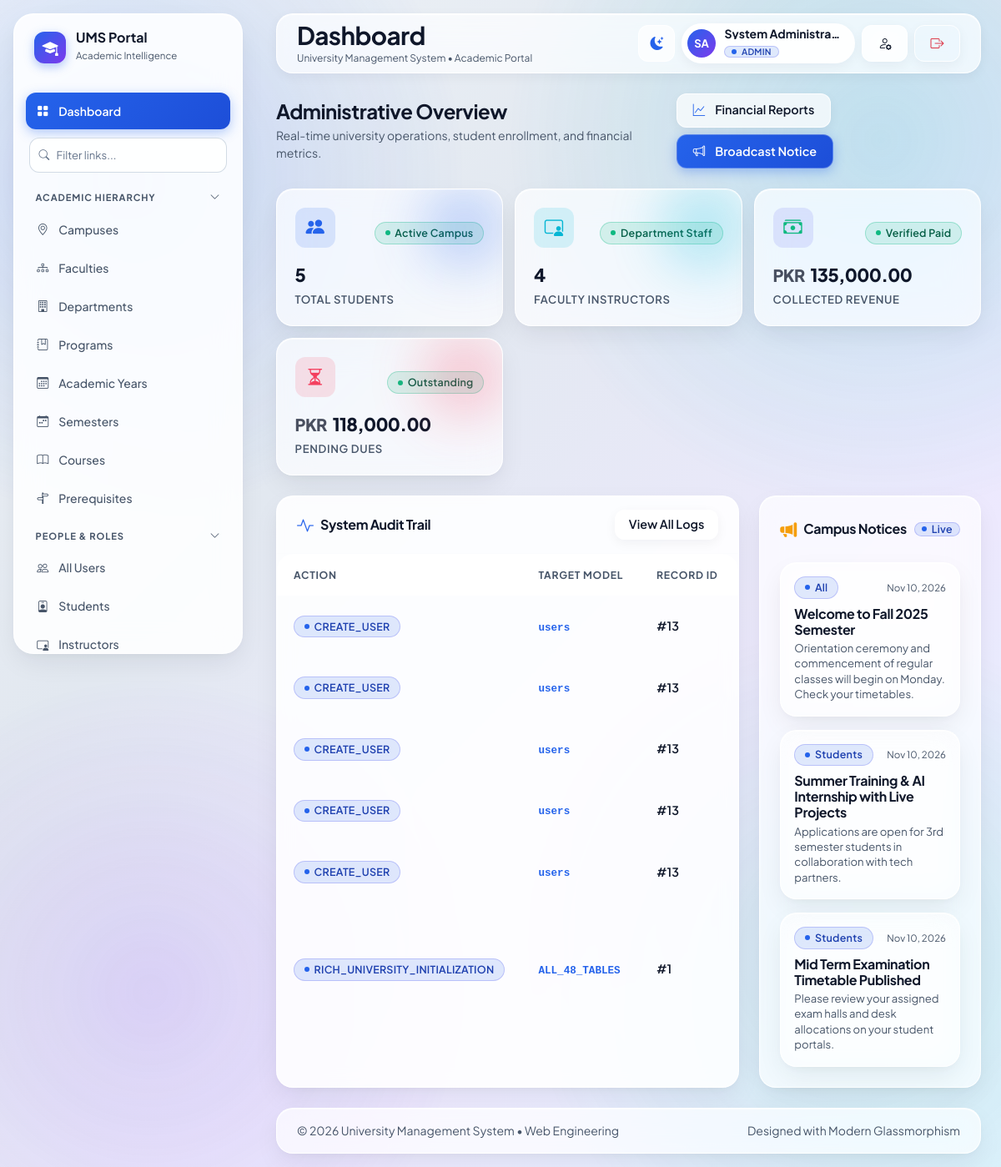
The app's page /dashboard (signed in) with its own data.
### app/models/auth.py (models this page shows, shortened)
class User(UserMixin, db.Model):
    __tablename__ = 'users'
    id = db.Column(db.Integer, primary_key=True)
    email = db.Column(db.String(120), unique=True, nullable=False, index=True)
    password_hash = db.Column(db.String(256), nullable=False)
    first_name = db.Column(db.String(64), nullable=False)
    last_name = db.Column(db.String(64), nullable=False)
    phone = db.Column(db.String(20), nullable=True)
    is_active = db.Column(db.Boolean, default=True, nullable=False)
    created_at = db.Column(db.DateTime, default=datetime.utcnow, nullable=False)
    updated_at = db.Column(db.DateTime, default=datetime.utcnow, onupdate=datetime.utcnow, nullable=False)
    roles = db.relationship('UserRole', back_populates='user', cascade='all, delete-orphan')
    student_profile = db.relationship('Student', back_populates='user', uselist=False, cascade='all, delete-orphan')
    instructor_profile = db.relationship('Instructor', back_populates='user', uselist=False, cascade='all, delete-orphan')
    staff_profile = db.relationship('Staff', back_populates='user', uselist=False, cascade='all, delete-orphan')
    announcements = db.relationship('Announcement', back_populates='author')
    notifications = db.relationship('Notification', back_populates='user', cascade='all, delete-orphan')
    audit_logs = db.relationship('AuditLog', back_populates='user')
    library_loans = db.relationship('LibraryLoan', back_populates='user')
    transport_assignments = db.relationship('TransportAssignment', back_populates='user')
    @property
    def full_name(self):
        return f"{self.first_name} {self.last_name}"
    def has_role(self, role_name):
        return any(ur.role.name.upper() == role_name.upper() for ur in self.roles if ur.role)
    def get_role_names(self):
        return [ur.role.name for ur in self.roles if ur.role]

class Role(db.Model):
    __tablename__ = 'roles'
    id = db.Column(db.Integer, primary_key=True)
    name = db.Column(db.String(50), unique=True, nullable=False, index=True)
    description = db.Column(db.String(255), nullable=True)
    users = db.relationship('UserRole', back_populates='role', cascade='all, delete-orphan')

### app/models/system.py (models this page shows, shortened)
class AuditLog(db.Model):
    __tablename__ = 'audit_logs'
    id = db.Column(db.Integer, primary_key=True)
    user_id = db.Column(db.Integer, db.ForeignKey('users.id', ondelete='SET NULL'), nullable=True, index=True)
    action = db.Column(db.String(100), nullable=False)  # CREATE_COURSE, DELETE_STUDENT, UPDATE_GRADE, etc.
    table_name = db.Column(db.String(50), nullable=False)
    record_id = db.Column(db.Integer, nullable=True)
    ip_address = db.Column(db.String(45), nullable=True)
    timestamp = db.Column(db.DateTime, default=datetime.utcnow, nullable=False)
    details = db.Column(db.Text, nullable=True)
    user = db.relationship('User', back_populates='audit_logs')

class Announcement(db.Model):
    __tablename__ = 'announcements'
    id = db.Column(db.Integer, primary_key=True)
    title = db.Column(db.String(150), nullable=False)
    content = db.Column(db.Text, nullable=False)
    target_audience = db.Column(db.String(50), default='All', nullable=False)  # All, Students, Instructors, Staff
    author_id = db.Column(db.Integer, db.ForeignKey('users.id', ondelete='SET NULL'), nullable=True, index=True)
    created_at = db.Column(db.DateTime, default=datetime.utcnow, nullable=False)
    is_published = db.Column(db.Boolean, default=True, nullable=False)
    author = db.relationship('User', back_populates='announcements')

### app/routes/dashboard.py (the view, shortened to what this page needs)
@dashboard_bp.route('/dashboard')
@login_required
def index():
    user_roles = [r.name.upper() for r in [ur.role for ur in current_user.roles if ur.role]]
    if 'ADMIN' in user_roles:
        total_students = db.session.query(func.count(Student.id)).scalar() or 0
        total_instructors = db.session.query(func.count(Instructor.id)).scalar() or 0
        total_departments = db.session.query(func.count(Department.id)).scalar() or 0
        total_courses = db.session.query(func.count(Course.id)).scalar() or 0
        total_revenue = db.session.query(func.sum(Payment.amount)).filter(Payment.status == 'Completed').scalar() or 0.00
        total_invoiced = db.session.query(func.sum(StudentInvoice.total_amount)).scalar() or 0.00
        pending_fees = max(0.00, float(total_invoiced) - float(total_revenue))
        recent_logs = AuditLog.query.order_by(AuditLog.timestamp.desc()).limit(8).all()
        recent_students = Student.query.order_by(Student.id.desc()).limit(5).all()
        announcements = Announcement.query.filter_by(is_published=True).order_by(Announcement.created_at.desc()).limit(5).all()
        return render_template(
            'dashboards/admin.html',
            total_students=total_students,
            total_instructors=total_instructors,
            total_departments=total_departments,
            total_courses=total_courses,
            total_revenue=float(total_revenue),
            pending_fees=float(pending_fees),
            recent_logs=recent_logs,
            recent_students=recent_students,
            announcements=announcements
        )

### app/templates/dashboards/admin.html (shortened to what this page needs)
{% extends "base.html" %}
{% import "macros/ui.html" as ui %}
{% block content %}
<div class="d-flex flex-column flex-sm-row justify-content-between align-items-sm-center gap-3 mb-4">
    <div>
        <h2 class="fs-4 fw-bold text-main mb-1">Administrative Overview</h2>
        <p class="text-muted small mb-0">Real-time university operations, student enrollment, and financial metrics.</p>
    </div>
    <div class="d-flex flex-wrap gap-2">
        <a href="{{ url_for('reports.fees_report') }}" class="btn btn-glass btn-sm" style="min-height: 40px; display: inline-flex; align-items: center;">
            <i class="bi bi-graph-up text-indigo me-1"></i> Financial Reports
        </a>
        <a href="{{ url_for('services_mgmt.create_announcement') }}" class="btn btn-primary btn-sm" style="min-height: 40px; display: inline-flex; align-items: center;">
            <i class="bi bi-megaphone me-1"></i> Broadcast Notice
        </a>
    </div>
</div>
<div class="kpi-grid mb-4">
    {{ ui.kpi_card(
        title="Total Students",
        value="{:,}".format(total_students or 0),
        icon="bi-people-fill",
        color="indigo",
        trend="Active Campus"
    ) }}
    {{ ui.kpi_card(
        title="Faculty Instructors",
        value="{:,}".format(total_instructors or 0),
        icon="bi-person-video3",
        color="teal",
        trend="Department Staff"
    ) }}
    {{ ui.kpi_card(
        title="Collected Revenue",
        value="{:,.2f}".format(total_revenue or 0),
        icon="bi-cash-stack",
        color="emerald",
        prefix="PKR ",
        trend="Verified Paid"
    ) }}
    {{ ui.kpi_card(
        title="Pending Dues",
        value="{:,.2f}".format(pending_fees or 0),
        icon="bi-hourglass-split",
        color="rose",
        prefix="PKR ",
        trend="Outstanding"
    ) }}
</div>
<div class="row g-4">
    <div class="col-lg-8">
        <div class="glass-card glass-card-dense h-100">
            <div class="p-3 px-md-4 border-bottom border-light border-opacity-25 d-flex justify-content-between align-items-center">
                <div class="d-flex align-items-center gap-2">
                    <i class="bi bi-activity text-indigo fs-5"></i>
                    <h3 class="fs-6 fw-bold mb-0 text-main">System Audit Trail</h3>
                </div>
                <a href="{{ url_for('users_mgmt.list_audit_logs') }}" class="btn btn-glass btn-sm py-1 px-3" style="min-height: 36px; display: inline-flex; align-items: center;">
                    View All Logs
                </a>
            </div>
            <div class="glass-table-container">
                <table class="glass-table glass-table-cards">
                    <thead>
                        <tr>
                            <th scope="col">Action</th>
                            <th scope="col">Target Model</th>
                            <th scope="col">Record ID</th>
                            <th scope="col">Timestamp</th>
                        </tr>
                    </thead>
                    <tbody>
                        {% for log in recent_logs %}
                        <tr>
                            <td data-label="Action">
                                {{ ui.status_badge(log.action) }}
                            </td>
                            <td data-label="Target Model">
                                <code class="text-indigo fw-semibold">{{ log.table_name }}</code>
                            </td>
                            <td data-label="Record ID" class="fw-semibold">#{{ log.record_id }}</td>
                            <td data-label="Timestamp" class="small text-muted">{{ log.timestamp.strftime('%Y-%m-%d %H:%M') }}</td>
                        </tr>
                        {% else %}
                        <tr>
                            <td colspan="5" class="py-4">
                                {{ ui.empty_state(title="No Audit Records", message="No recent system actions have been logged yet.") }}
                            </td>
                        </tr>
                        {% endfor %}
                    </tbody>
                </table>
            </div>
        </div>
    </div>
    <div class="col-lg-4">
        <div class="glass-card p-4 h-100">
            <div class="d-flex justify-content-between align-items-center mb-3 pb-2 border-bottom border-light border-opacity-25">
                <div class="d-flex align-items-center gap-2">
                    <i class="bi bi-megaphone-fill text-amber fs-5"></i>
                    <h3 class="fs-6 fw-bold mb-0 text-main">Campus Notices</h3>
                </div>
                <span class="status-badge status-indigo py-0 px-2">Live</span>
            </div>
            <div class="d-flex flex-column gap-3">
                {% for ann in announcements %}
                <div class="glass-card p-3" style="background: var(--glass-bg-subtle);">
                    <div class="d-flex justify-content-between align-items-center mb-2">
                        {{ ui.status_badge(ann.target_audience) }}
                        <small class="text-muted" style="font-size: 0.72rem;">{{ ann.created_at.strftime('%b %d, %Y') }}</small>
                    </div>
                    <h4 class="fs-6 fw-bold text-main mb-1">{{ ann.title }}</h4>
                    <p class="small text-muted mb-0" style="font-size: 0.82rem; line-height: 1.4;">{{ ann.content }}</p>
                </div>
                {% else %}
                <div class="py-3">
                    {{ ui.empty_state(title="No Notices", message="No active announcements published.", icon="bi-megaphone") }}
                </div>
                {% endfor %}
            </div>
        </div>
    </div>
</div>
{% endblock %}

### app/templates/macros/ui.html (shortened to what this page needs)
{% macro kpi_card(title, value, icon, color='indigo', trend=None, prefix='', suffix='', accent=None) %}
{% set card_color = accent or color %}
<div class="glass-card kpi-card kpi-{{ card_color }} h-100">
    <div class="d-flex align-items-center justify-content-between mb-2">
        <div class="kpi-icon-wrap" style="background: var(--status-{{ card_color }}-bg, rgba(99, 102, 241, 0.15)); color: var(--color-{{ card_color }}, #6366F1);">
            <i class="bi {{ icon }}"></i>
        </div>
        {% if trend %}
        <span class="badge status-badge status-green">{{ trend }}</span>
        {% endif %}
    </div>
    <div class="kpi-value">
        {% if prefix %}<small class="fs-5 opacity-75 me-1">{{ prefix }}</small>{% endif %}{{ value }}{% if suffix %}<small class="fs-5 opacity-75 ms-1">{{ suffix }}</small>{% endif %}
    </div>
    <div class="kpi-label">{{ title }}</div>
</div>
{% endmacro %}
{% macro status_badge(status) %}
    {% set s = (status | string | trim | lower) %}
    {% if s in ['active', 'paid', 'completed', 'present', 'enrolled', 'approved', 'pass', 'published', 'available'] %}
        <span class="status-badge status-green">{{ status }}</span>
    {% elif s in ['pending', 'late', 'partial', 'in progress', 'processing', 'scheduled'] %}
        <span class="status-badge status-amber">{{ status }}</span>
    {% elif s in ['overdue', 'absent', 'failed', 'inactive', 'cancelled', 'rejected', 'unpaid', 'dropped'] %}
        <span class="status-badge status-rose">{{ status }}</span>
    {% elif s in ['returned', 'resolved', 'closed'] %}
        <span class="status-badge status-teal">{{ status }}</span>
    {% else %}
        <span class="status-badge status-indigo">{{ status if status else 'None' }}</span>
    {% endif %}
{% endmacro %}

### app/templates/partials/_topbar.html (shortened to what this page needs)
<nav class="glass-topbar topbar-wrapper px-2 py-2 px-md-4 py-md-2">
    <div class="d-flex align-items-center gap-2 gap-sm-3" style="min-width: 0;">
        <div style="min-width: 0;">
            <h1 class="fs-5 fw-bold mb-0 text-main text-truncate" style="font-size: var(--text-page-title) !important; max-width: clamp(120px, 32vw, 420px);" title="{{ title if title else 'Dashboard' }}">
                {{ title if title else 'Dashboard' }}
            </h1>
            <small class="text-muted d-none d-md-block text-truncate" style="font-size: 0.75rem;">
                {{ app_name }} &bull; Academic Portal
            </small>
        </div>
    </div>
    <div class="d-flex align-items-center gap-1 gap-sm-2 flex-shrink-0">
        <button type="button" class="theme-toggle-btn" id="themeToggleBtn" aria-label="Toggle theme" title="Toggle theme" style="min-width: 44px; min-height: 44px;">
            <i class="bi bi-moon-stars-fill text-indigo"></i>
        </button>
        {% if current_user.is_authenticated %}
            <a href="{{ url_for('auth.profile') }}" class="user-chip text-decoration-none" title="{{ current_user.full_name }} ({{ current_user.get_role_names() | join(', ') }})" aria-label="User Profile" style="min-height: 44px;">
                <div class="user-avatar-initials" style="width: 34px; height: 34px;">
                    {{ current_user.first_name[0] if current_user.first_name else 'U' }}{{ current_user.last_name[0] if current_user.last_name else '' }}
                </div>
                <div class="text-start me-1 d-none d-md-block" style="max-width: 140px;">
                    <span class="d-block fw-bold text-main lh-1 small text-truncate">{{ current_user.full_name }}</span>
                    <span class="status-badge status-indigo py-0 px-2 mt-1" style="font-size: 0.65rem;">
                        {{ current_user.get_role_names() | join(', ') }}
                    </span>
                </div>
            </a>
            <a href="{{ url_for('auth.profile') }}" class="btn btn-glass btn-sm d-none d-sm-inline-flex" title="User Profile & Settings" aria-label="User Profile" style="min-width: 44px; min-height: 44px;">
                <i class="bi bi-person-gear fs-6"></i>
            </a>
            <a href="{{ url_for('auth.logout') }}" class="btn btn-outline-glass btn-sm text-danger" title="Sign Out" aria-label="Sign Out" style="min-width: 44px; min-height: 44px;">
                <i class="bi bi-box-arrow-right fs-6"></i>
            </a>
        {% else %}
            <a href="{{ url_for('auth.login') }}" class="btn btn-primary btn-sm" style="min-height: 44px;">
                <i class="bi bi-box-arrow-in-right me-1"></i> Sign In
            </a>
        {% endif %}
    </div>
</nav>

### records on screen
User: first_name "S", last_name "A", full_name "System Administra…"
Role: get_role_names "ADMIN"
AuditLog: action "CREATE_USER", table_name "users", record_id "13"
AuditLog: action "CREATE_USER", table_name "users", record_id "13"
AuditLog: action "CREATE_USER", table_name "users", record_id "13"
AuditLog: action "CREATE_USER", table_name "users", record_id "13"
AuditLog: action "CREATE_USER", table_name "users", record_id "13"
AuditLog: action "RICH_UNIVERSITY_INITIALIZATION", table_name "ALL_48_TABLES", record_id "1"
Announcement: target_audience "All", created_at "Nov 10, 2026", title "Welcome to Fall 2025 Semester", content "Orientation ceremony and commencement of regular classes will begin on Monday. Check your timetables."
Announcement: target_audience "Students", created_at "Nov 10, 2026", title "Summer Training & AI Internship with Live Projects", content "Applications are open for 3rd semester students in collaboration with tech partners."
Announcement: target_audience "Students", created_at "Nov 10, 2026", title "Mid Term Examination Timetable Published", content "Please review your assigned exam halls and desk allocations on your student portals."

### other values on screen
{{ title if title else 'Dashboard' }} "Dashboard"
{{ app_name }} "University Management System"
{{ trend }} "Active Campus Department Staff Verified Paid Outstanding"
{{ value }} "5 4 135,000.00 118,000.00"
{{ title }} "TOTAL STUDENTS FACULTY INSTRUCTORS COLLECTED REVENUE PENDING DUES"
{{ prefix }} "PKR PKR"
